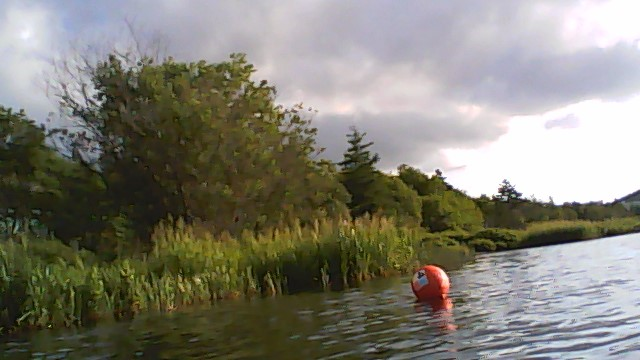
#> input picture images/waterFar1.JPG, 640 x 360 px
$ python -i ImageProcessing.py   (imports and definitions only)   (Python 2 division)   (older library calls are emulated)
#> lines starting #> are read from the running program, lines starting #| are printed output that depends on the picture
#> further down, picture is the input picture: shape (360, 640, 3); mean B, G, R 115.1, 126.9, 129.1
# -*- coding: utf-8 -*-

import cv2
import numpy as np
import InputOutput
import kmean
import locationDetection

#fx = 517 * 0.5 # focal length is calculated for 320x240
fx = 843
obj_width = 0.305 #meters
BLACK = 0
WHITE = 255
"""
*checkes to see if the ball is in the image
*returns fase if the ball is not in the image
"""
# [43 lines left out: functions inImage, reflectionDetection, not called in this run]

def findReflection(image):
    32

#Finds the top of an object given a location in that image
# [192 lines left out: functions goToTop, stepDown, getBalls, thresholdRed, not called in this run]

#Removes any red noise picked up in image
def removeNoise(image):
    #kernel = np.ones((9,9),np.uint8)
    kernel = cv2.getStructuringElement(cv2.MORPH_ELLIPSE, (3, 3))
    # opening
    iterate=4
    image = cv2.erode(image,kernel,iterations = iterate)
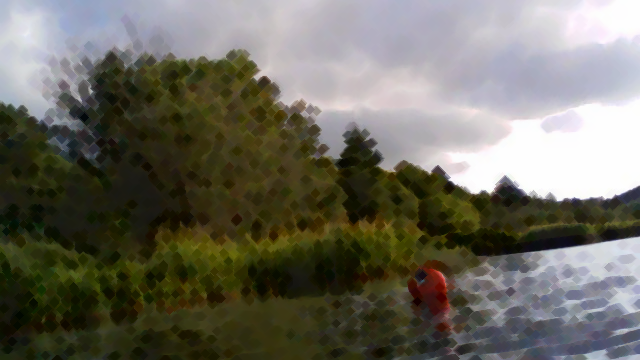
#> image: shape (360, 640, 3); mean of channels 0, 1, 2 95.5, 106.6, 108.7; drawn as B, G, R
    image = cv2.dilate(image,kernel,iterations = iterate)
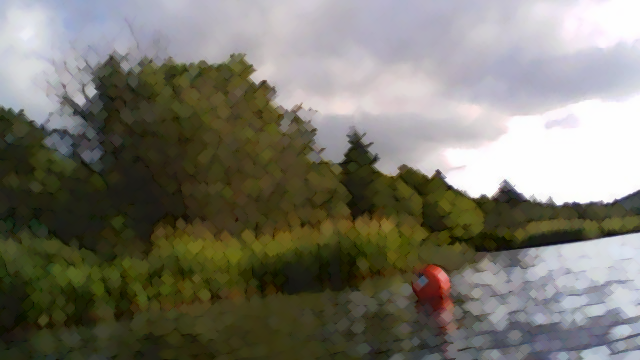
#> image: shape (360, 640, 3); mean of channels 0, 1, 2 106.3, 118.3, 120.5; drawn as B, G, R

    # closing
    image = cv2.dilate(image,kernel,iterations = iterate)
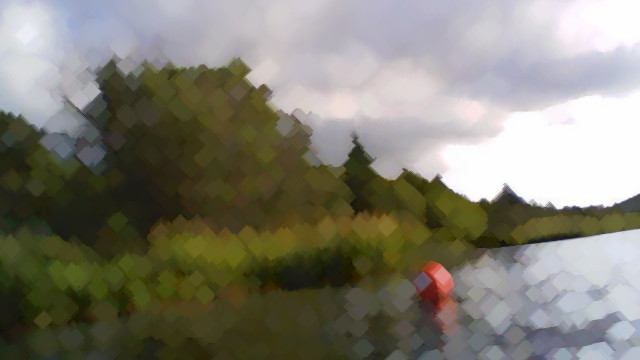
#> image: shape (360, 640, 3); mean of channels 0, 1, 2 114.6, 127, 129.4; drawn as B, G, R
    image = cv2.erode(image,kernel,iterations = iterate)
    """
    image = cv2.morphologyEx(image, cv2.MORPH_OPEN, kernel)
    image = cv2.morphologyEx(image, cv2.MORPH_CLOSE, kernel)
    image = cv2.dilate(image,kernel,iterations =15)
    image = cv2.erode(image,kernel,iterations = 2)
    image = cv2.dilate(image,kernel,iterations =15)
    image = cv2.erode(image,kernel,iterations = 2)
    image = cv2.dilate(image,kernel,iterations =15)
    image = cv2.erode(image,kernel,iterations = 2)"""

    return image

>>> import cv2
>>> picture = cv2.imread('images/waterFar1.JPG')
>>> result = removeNoise(picture)

$ run again, on images/waterFar2.JPG
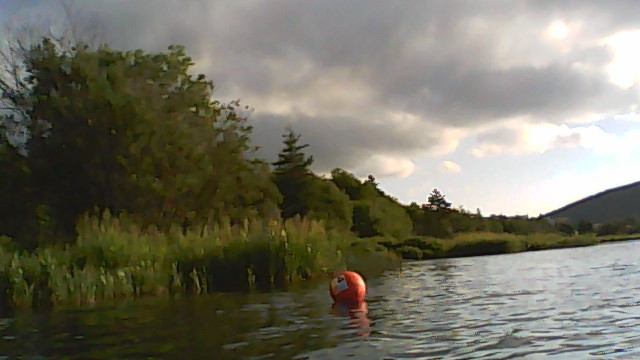
#> input picture images/waterFar2.JPG, 640 x 360 px
#> picture is the input picture: shape (360, 640, 3); mean B, G, R 99.1, 113.7, 115.8
#> in removeNoise, `image = cv2.dilate(image,kernel,iterations = iterate)`:
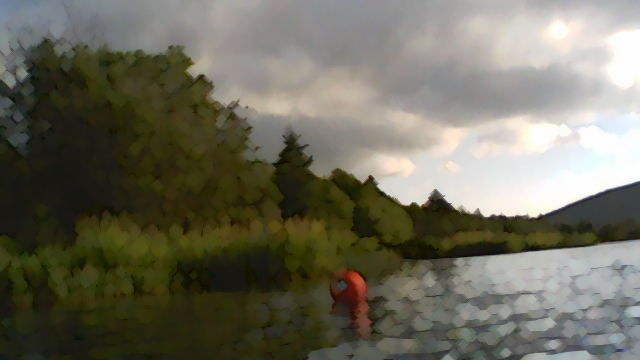
#> image: shape (360, 640, 3); mean of channels 0, 1, 2 92.8, 107.6, 109.6; drawn as B, G, R
#> in removeNoise, `image = cv2.dilate(image,kernel,iterations = iterate)`:
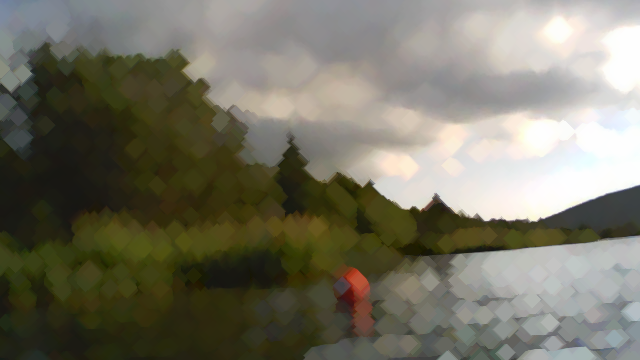
#> image: shape (360, 640, 3); mean of channels 0, 1, 2 100.4, 115.5, 117.9; drawn as B, G, R

$ run again, on images/waterFar3.JPG
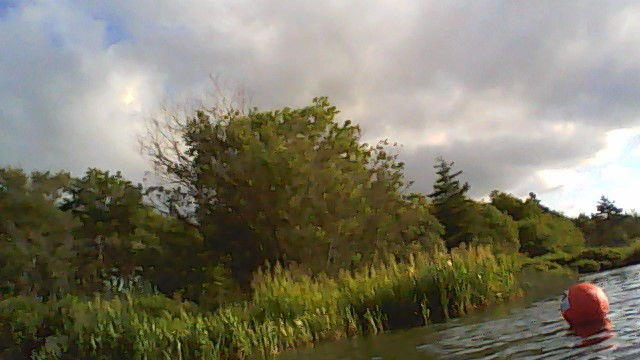
#> input picture images/waterFar3.JPG, 640 x 360 px
#> picture is the input picture: shape (360, 640, 3); mean B, G, R 105.7, 123.2, 126.9
#> in removeNoise, `image = cv2.dilate(image,kernel,iterations = iterate)`:
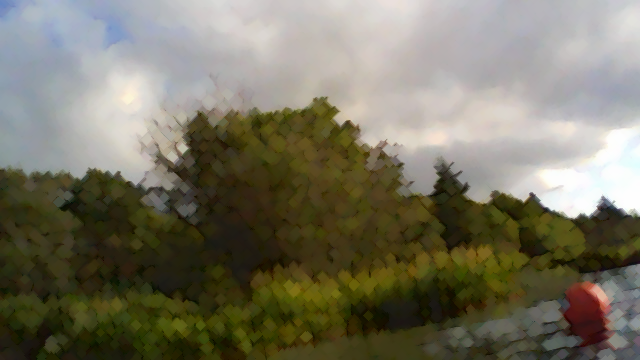
#> image: shape (360, 640, 3); mean of channels 0, 1, 2 98, 115.7, 119.2; drawn as B, G, R
#> in removeNoise, `image = cv2.dilate(image,kernel,iterations = iterate)`:
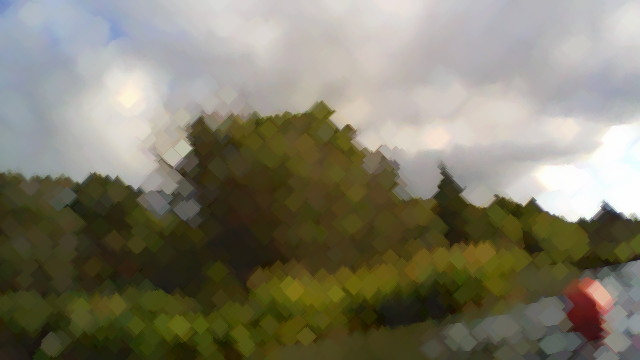
#> image: shape (360, 640, 3); mean of channels 0, 1, 2 104.9, 123.2, 127.1; drawn as B, G, R

$ run again, on images/webcamVid2.JPG
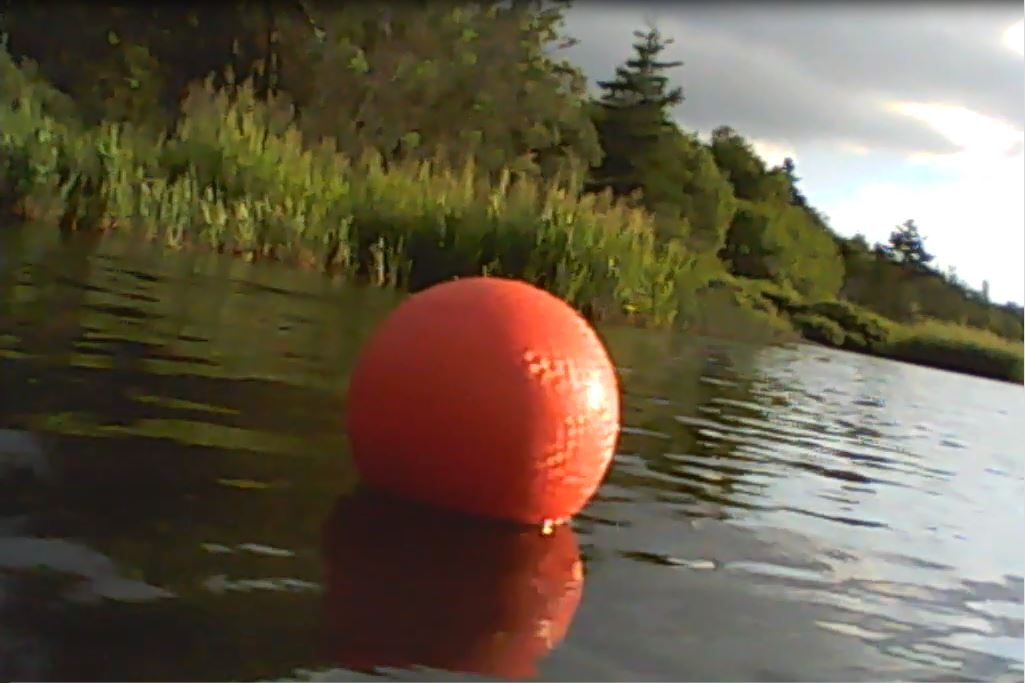
#> input picture images/webcamVid2.JPG, 1025 x 683 px
#> picture is the input picture: shape (683, 1025, 3); mean B, G, R 72.9, 92.3, 103.3
#> in removeNoise, `image = cv2.dilate(image,kernel,iterations = iterate)`:
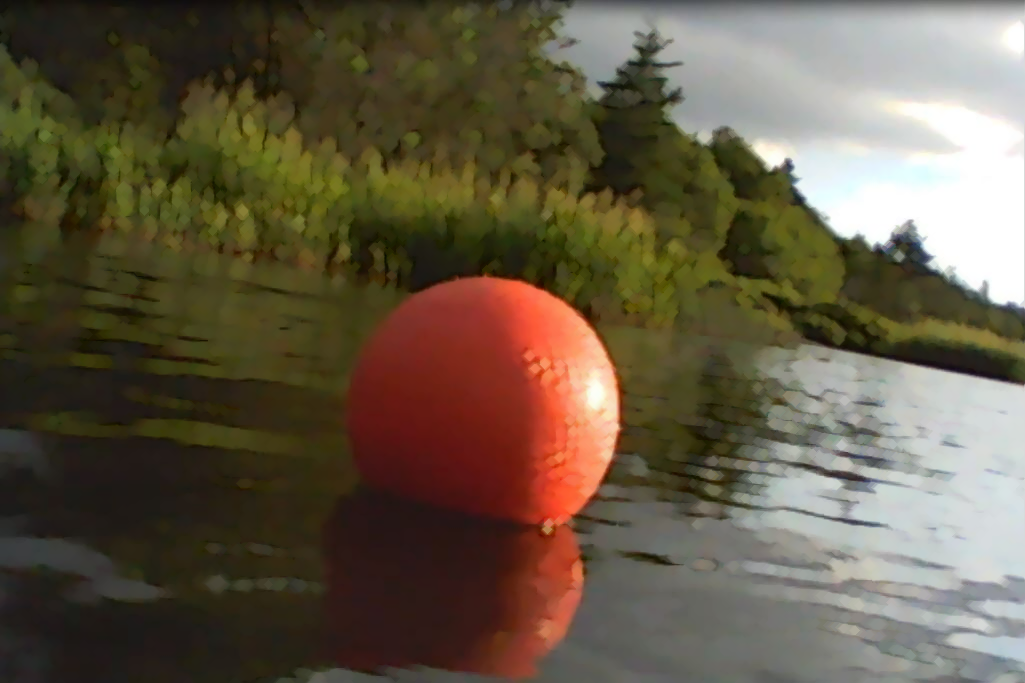
#> image: shape (683, 1025, 3); mean of channels 0, 1, 2 69.5, 89.1, 100.1; drawn as B, G, R
#> in removeNoise, `image = cv2.dilate(image,kernel,iterations = iterate)`:
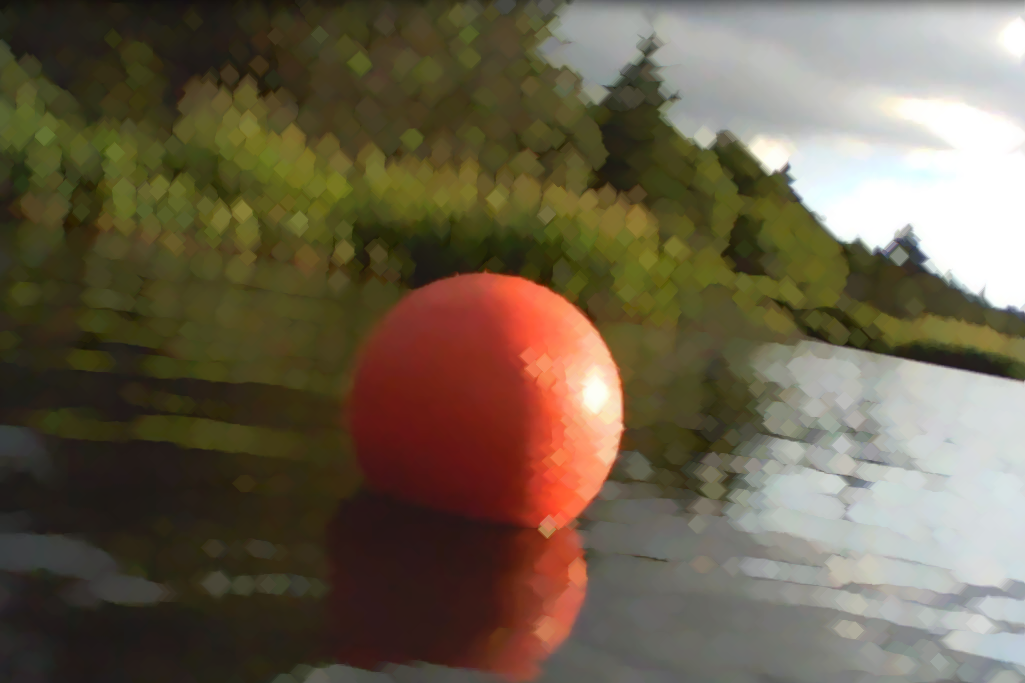
#> image: shape (683, 1025, 3); mean of channels 0, 1, 2 75.5, 95.8, 107; drawn as B, G, R
